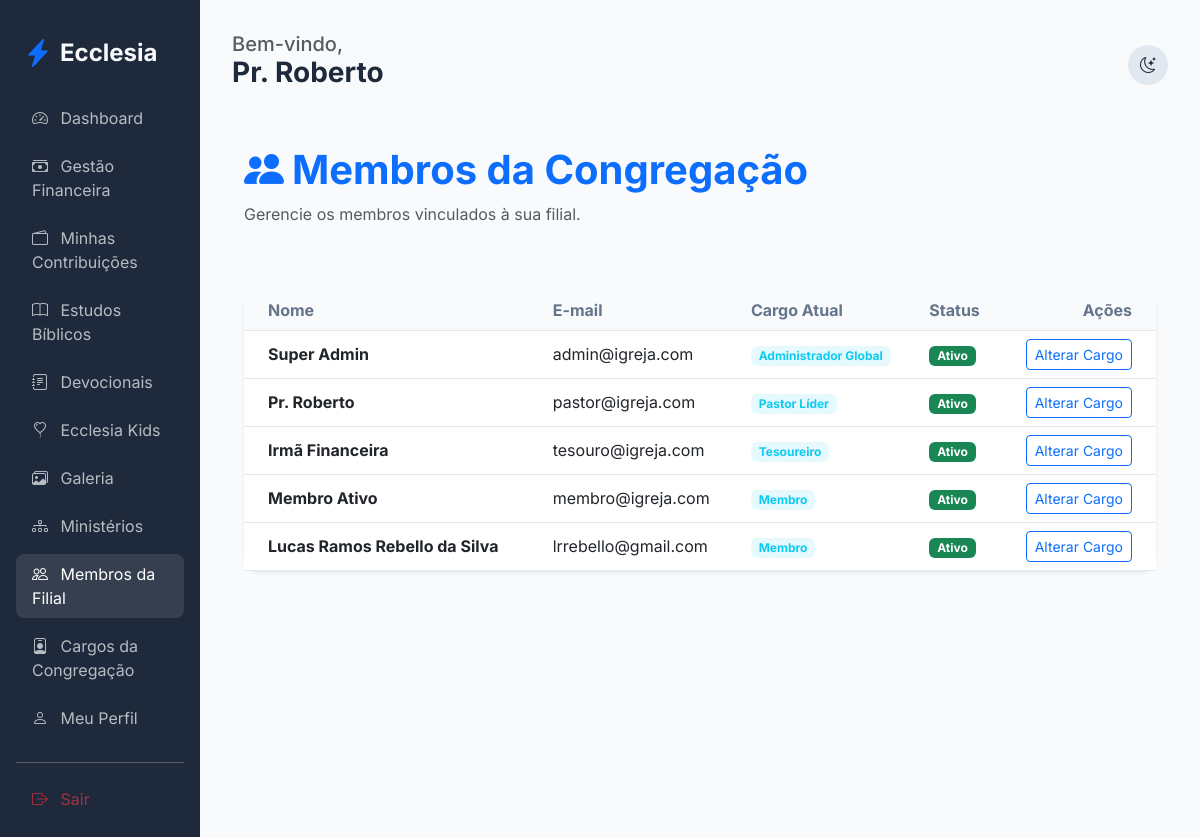
/members/my-church/members (signed in), run on an earlier commit of the app's database.
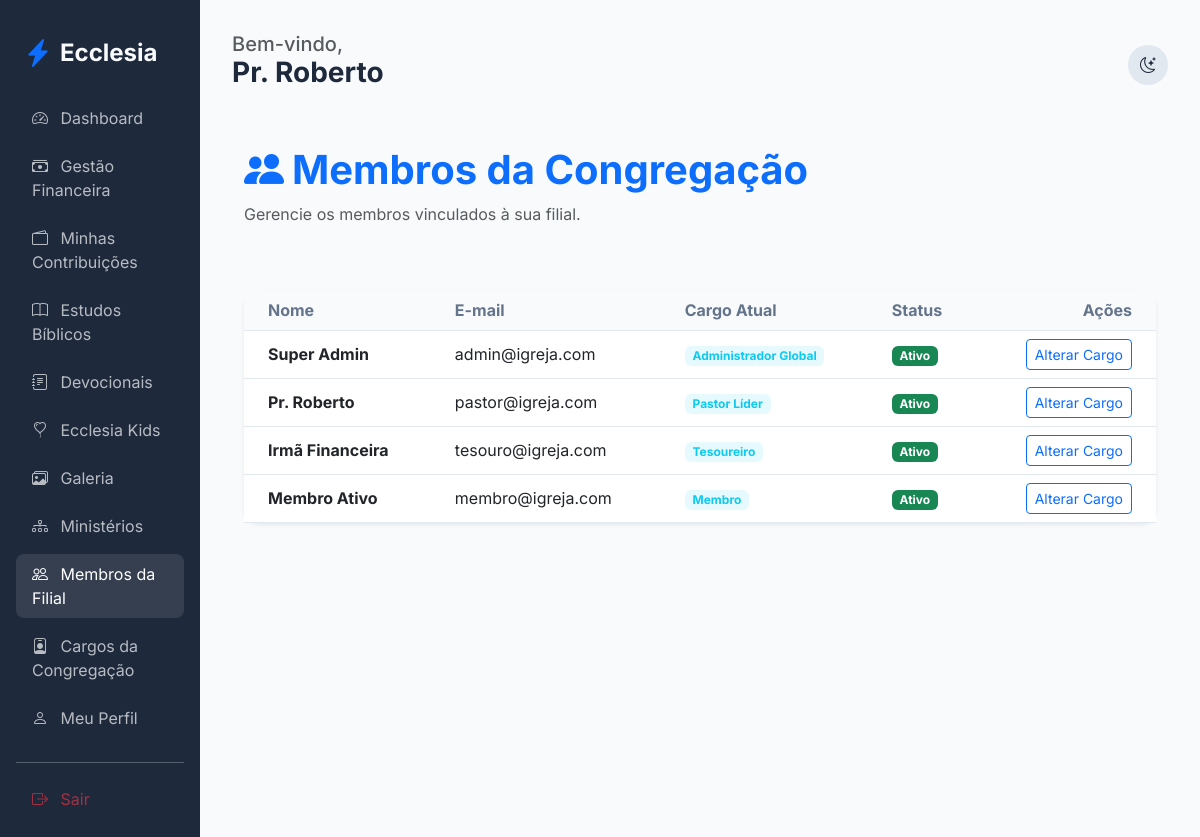
And on a later commit of the database.
### app/core/models.py (models this page shows, shortened)
class User(db.Model, UserMixin):
    id = db.Column(db.Integer, primary_key=True)
    name = db.Column(db.String(100), nullable=False)
    email = db.Column(db.String(120), unique=True, nullable=False)
    password_hash = db.Column(db.String(128))
    birth_date = db.Column(db.Date)
    gender = db.Column(db.String(20))
    documents = db.Column(db.String(200)) # Flexível para diferentes países
    address = db.Column(db.Text)
    phone = db.Column(db.String(50))
    profile_photo = db.Column(db.String(255), nullable=True)
    status = db.Column(db.String(20), default='pending') # pending, active, rejected
    is_ministry_leader = db.Column(db.Boolean, default=False)
    church_id = db.Column(db.Integer, db.ForeignKey('church.id'))
    family_id = db.Column(db.Integer, db.ForeignKey('family.id'), nullable=True)
    church_role_id = db.Column(db.Integer, db.ForeignKey('church_role.id'), nullable=True)
    ministries = db.relationship('Ministry', secondary=member_ministries, backref=db.backref('members', lazy='dynamic'))
    can_manage_ministries = db.Column(db.Boolean, default=False)
    can_manage_media = db.Column(db.Boolean, default=False)
    can_publish_devotionals = db.Column(db.Boolean, default=False)
    can_approve_members = db.Column(db.Boolean, default=False)
    can_manage_finance = db.Column(db.Boolean, default=False)
    can_manage_kids = db.Column(db.Boolean, default=False)
    can_manage_events = db.Column(db.Boolean, default=False)

class ChurchRole(db.Model):
    id = db.Column(db.Integer, primary_key=True)
    name = db.Column(db.String(80), nullable=False)
    description = db.Column(db.Text, nullable=True)
    church_id = db.Column(db.Integer, db.ForeignKey('church.id'), nullable=False)
    is_active = db.Column(db.Boolean, default=True)
    order = db.Column(db.Integer, default=0)  # para ordenar na exibição
    users = db.relationship('User', backref='church_role', lazy=True)

### app/modules/members/routes.py (the view)
@members_bp.route('/my-church/members')
@login_required
def church_members():
    if not can_manage_members():
        flash('Acesso negado.', 'danger')
        return redirect(url_for('members.dashboard'))
    members = User.query.filter_by(church_id=current_user.church_id).all()
    return render_template('members/church_members.html', members=members)

### app/modules/members/routes.py (called while the page is built)
def can_manage_members():
    return current_user.can_approve_members or (current_user.church_role and current_user.church_role.name in ['Administrador Global', 'Pastor Líder'])

### app/templates/members/church_members.html
{% extends "base.html" %}
{% block content %}
<div class="container py-4">
    <div class="d-flex justify-content-between align-items-center mb-5">
        <div>
            <h1 class="fw-bold text-primary"><i class="bi bi-people-fill me-2"></i>Membros da Congregação</h1>
            <p class="text-muted">Gerencie os membros vinculados à sua filial.</p>
        </div>
    </div>
    <div class="card border-0 shadow-sm">
        <div class="table-responsive">
            <table class="table table-hover align-middle mb-0">
                <thead class="bg-light">
                    <tr>
                        <th class="ps-4">Nome</th>
                        <th>E-mail</th>
                        <th>Cargo Atual</th>
                        <th>Status</th>
                        <th class="text-end pe-4">Ações</th>
                    </tr>
                </thead>
                <tbody>
                    {% for member in members %}
                    <tr>
                        <td class="ps-4 fw-bold">{{ member.name }}</td>
                        <td>{{ member.email }}</td>
                        <td><span class="badge bg-info bg-opacity-10 text-info">{{ member.church_role.name if member.church_role else 'Sem cargo' }}</span></td>
                        <td>
                            {% if member.status == 'active' %}
                            <span class="badge bg-success">Ativo</span>
                            {% elif member.status == 'pending' %}
                            <span class="badge bg-warning">Pendente</span>
                            {% else %}
                            <span class="badge bg-danger">Inativo</span>
                            {% endif %}
                        </td>
                        <td class="text-end pe-4">
                            <a href="{{ url_for('members.promote_member', id=member.id) }}" class="btn btn-sm btn-outline-primary">Alterar Cargo</a>
                        </td>
                    </tr>
                    {% endfor %}
                </tbody>
            </table>
        </div>
    </div>
</div>
{% endblock %}

### app/templates/base.html (shortened to what this page needs)
<!DOCTYPE html>
<html lang="pt-BR">
<head>
    <link href="https://cdn.jsdelivr.net/npm/bootstrap@5.3.0/dist/css/bootstrap.min.css" rel="stylesheet">
    <link href="https://cdn.jsdelivr.net/npm/bootstrap-icons@1.10.0/font/bootstrap-icons.css" rel="stylesheet">
    <link rel="stylesheet" href="{{ url_for('static', filename='css/premium.css') }}">
</head>
<body>
    <div class="container-fluid">
        <div class="row">
            {% if current_user.is_authenticated %}
            <div class="col-md-3 col-lg-2 sidebar d-none d-md-block">
                <div class="d-flex align-items-center mb-4 px-2">
                    <i class="bi bi-lightning-charge-fill text-primary fs-3 me-2"></i>
                    <h4 class="mb-0 fw-bold">Ecclesia</h4>
                </div>
                <nav class="nav flex-column">
                    <a class="nav-link {{ 'active' if request.endpoint == 'members.dashboard' }}" href="{{ url_for('members.dashboard') }}">
                        <i class="bi bi-speedometer2 me-2"></i> Dashboard
                    </a>
                    {% if current_user.can_manage_finance or (current_user.church_role and current_user.church_role.name in ['Administrador Global', 'Pastor Líder', 'Tesoureiro']) %}
                    <a class="nav-link {{ 'active' if request.endpoint == 'finance.dashboard' }}" href="{{ url_for('finance.dashboard') }}">
                        <i class="bi bi-cash-stack me-2"></i> Gestão Financeira
                    </a>
                    {% endif %}
                    <a class="nav-link {{ 'active' if request.endpoint == 'finance.member_finance' }}" href="{{ url_for('finance.member_finance') }}">
                        <i class="bi bi-wallet2 me-2"></i> Minhas Contribuições
                    </a>
                    <a class="nav-link {{ 'active' if request.endpoint == 'edification.studies' }}" href="{{ url_for('edification.studies') }}">
                        <i class="bi bi-book me-2"></i> Estudos Bíblicos
                    </a>
                    <a class="nav-link {{ 'active' if request.endpoint == 'edification.devotionals' }}" href="{{ url_for('edification.devotionals') }}">
                        <i class="bi bi-journal-text me-2"></i> Devocionais
                    </a>
                    {% if current_user.can_manage_kids or (current_user.church_role and current_user.church_role.name in ['Administrador Global', 'Pastor Líder']) %}
                    <a class="nav-link {{ 'active' if request.endpoint == 'edification.kids' }}" href="{{ url_for('edification.kids') }}">
                        <i class="bi bi-balloon-heart me-2"></i> Ecclesia Kids
                    </a>
                    {% endif %}
                    <a class="nav-link {{ 'active' if 'gallery' in request.endpoint }}" href="{{ url_for('edification.gallery') }}">
                        <i class="bi bi-images me-2"></i> Galeria
                    </a>
                    <a class="nav-link {{ 'active' if 'ministries' in request.endpoint }}" href="{{ url_for('members.list_ministries') }}">
                        <i class="bi bi-diagram-3 me-2"></i> Ministérios
                    </a>
                    {% if current_user.can_approve_members or (current_user.church_role and current_user.church_role.name in ['Administrador Global', 'Pastor Líder']) %}
                    <a class="nav-link {{ 'active' if 'church_members' in request.endpoint }}" href="{{ url_for('members.church_members') }}">
                        <i class="bi bi-people me-2"></i> Membros da Filial
                    </a>
                    {% endif %}
                    {% if current_user.can_approve_members or (current_user.church_role and current_user.church_role.name in ['Administrador Global', 'Pastor Líder']) %}
                    <a class="nav-link {{ 'active' if 'roles' in request.endpoint }}" href="{{ url_for('admin.list_roles') }}">
                        <i class="bi bi-person-badge me-2"></i> Cargos da Congregação
                    </a>
                    {% endif %}
                    <a class="nav-link" href="{{ url_for('members.profile') }}">
                        <i class="bi bi-person me-2"></i> Meu Perfil
                    </a>
                    <hr class="my-3 opacity-25">
                    <a class="nav-link text-danger" href="{{ url_for('auth.logout') }}">
                        <i class="bi bi-box-arrow-right me-2"></i> Sair
                    </a>
                </nav>
            </div>
            {% endif %}
            <div class="col-md-9 col-lg-10 main-content {{ 'mx-auto' if not current_user.is_authenticated }}">
                <header class="d-flex justify-content-between align-items-center mb-4">
                    <div>
                        {% if current_user.is_authenticated %}
                        <h5 class="text-muted mb-0">Bem-vindo,</h5>
                        <h3 class="fw-bold">{{ current_user.name }}</h3>
                        {% endif %}
                    </div>
                    <div class="d-flex align-items-center gap-3">
                        <div class="theme-toggle" onclick="toggleTheme()">
                            <i class="bi bi-moon-stars" id="theme-icon"></i>
                        </div>
                    </div>
                </header>
                {% block content %}{% endblock %}
            </div>
        </div>
    </div>
</body>
</html>

### app/static/css/premium.css (style rules this page uses)
:root { --primary: #4f46e5; --primary-hover: #4338ca; --secondary: #64748b; --success: #10b981; --danger: #ef4444; --warning: #f59e0b; --info: #06b6d4; --bg-main: #f8fafc; --bg-card: #ffffff; --text-main: #1e293b; --text-muted: #64748b; --border: #e2e8f0; --sidebar-bg: #1e293b; --sidebar-text: #f8fafc; --input-bg: #ffffff; }
body { font-family: 'Inter', sans-serif; background-color: var(--bg-main); color: var(--text-main); transition: all 0.3s ease; }
.sidebar { background-color: var(--sidebar-bg); color: var(--sidebar-text); min-height: 100vh; padding: 2rem 1rem; }
.nav-link { color: var(--sidebar-text); opacity: 0.7; transition: all 0.2s; border-radius: 0.5rem; margin-bottom: 0.5rem; }
.nav-link:hover, .nav-link.active { opacity: 1; background-color: rgba(255,255,255,0.1); color: white; }
.main-content { padding: 2rem; }
.card { background-color: var(--bg-card); border: 1px solid var(--border); border-radius: 1rem; box-shadow: 0 4px 6px -1px rgb(0 0 0 / 0.1); transition: transform 0.2s; }
.table { color: var(--text-main); }
.table thead th { background-color: var(--bg-main); border-bottom-color: var(--border); color: var(--text-muted); }
.table td { border-bottom-color: var(--border); }
.theme-toggle { cursor: pointer; padding: 0.5rem; border-radius: 50%; background: var(--border); display: flex; align-items: center; justify-content: center; width: 40px; height: 40px; }

What changed in the data, as far as the page shows it:
removed User: name "Lucas Ramos Rebello da Silva", email "lrrebello@gmail.com", church_role "Membro", status "Ativo"
